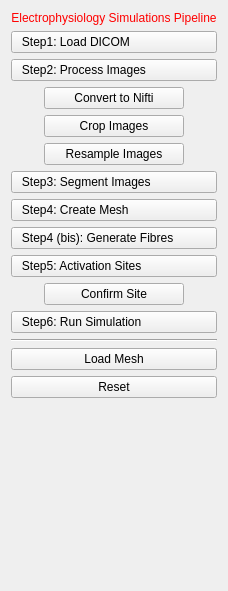
<?xml version="1.0" encoding="UTF-8"?>
<ui version="4.0">
 <class>EASIViewControls</class>
 <widget class="QWidget" name="EASIViewControls">
  <property name="geometry">
   <rect>
    <x>0</x>
    <y>0</y>
    <width>222</width>
    <height>591</height>
   </rect>
  </property>
  <property name="windowTitle">
   <string>QmitkTemplate</string>
  </property>
  <layout class="QVBoxLayout" name="verticalLayout">
   <item>
    <widget class="QLabel" name="titleLabel">
     <property name="styleSheet">
      <string notr="true">QLabel { color: rgb(255, 0, 0) }</string>
     </property>
     <property name="text">
      <string>Electrophysiology Simulations Pipeline</string>
     </property>
     <property name="alignment">
      <set>Qt::AlignCenter</set>
     </property>
    </widget>
   </item>
   <item>
    <widget class="QPushButton" name="button_1">
     <property name="toolTip">
      <string>Do image processing</string>
     </property>
     <property name="styleSheet">
      <string notr="true">text-align: left;</string>
     </property>
     <property name="text">
      <string>   Step1: Load DICOM</string>
     </property>
    </widget>
   </item>
   <item>
    <widget class="QPushButton" name="button_2">
     <property name="toolTip">
      <string>Do image processing</string>
     </property>
     <property name="styleSheet">
      <string notr="true">text-align: left;</string>
     </property>
     <property name="text">
      <string>   Step2: Process Images</string>
     </property>
    </widget>
   </item>
   <item alignment="Qt::AlignHCenter">
    <widget class="QPushButton" name="button_2_1">
     <property name="minimumSize">
      <size>
       <width>140</width>
       <height>0</height>
      </size>
     </property>
     <property name="maximumSize">
      <size>
       <width>140</width>
       <height>16777215</height>
      </size>
     </property>
     <property name="text">
      <string>Convert to Nifti</string>
     </property>
    </widget>
   </item>
   <item alignment="Qt::AlignHCenter">
    <widget class="QPushButton" name="button_2_2">
     <property name="minimumSize">
      <size>
       <width>140</width>
       <height>0</height>
      </size>
     </property>
     <property name="maximumSize">
      <size>
       <width>140</width>
       <height>16777215</height>
      </size>
     </property>
     <property name="text">
      <string>Crop Images</string>
     </property>
    </widget>
   </item>
   <item alignment="Qt::AlignHCenter">
    <widget class="QPushButton" name="button_2_3">
     <property name="minimumSize">
      <size>
       <width>140</width>
       <height>0</height>
      </size>
     </property>
     <property name="maximumSize">
      <size>
       <width>140</width>
       <height>16777215</height>
      </size>
     </property>
     <property name="text">
      <string>Resample Images</string>
     </property>
    </widget>
   </item>
   <item>
    <widget class="QPushButton" name="button_3">
     <property name="toolTip">
      <string>Do image processing</string>
     </property>
     <property name="styleSheet">
      <string notr="true">text-align: left;</string>
     </property>
     <property name="text">
      <string>   Step3: Segment Images</string>
     </property>
    </widget>
   </item>
   <item>
    <widget class="QPushButton" name="button_4">
     <property name="toolTip">
      <string>Do image processing</string>
     </property>
     <property name="styleSheet">
      <string notr="true">text-align: left;</string>
     </property>
     <property name="text">
      <string>   Step4: Create Mesh</string>
     </property>
    </widget>
   </item>
   <item>
    <widget class="QPushButton" name="btn_4_bis">
     <property name="toolTip">
      <string>Do image processing</string>
     </property>
     <property name="styleSheet">
      <string notr="true">text-align: left;</string>
     </property>
     <property name="text">
      <string>   Step4 (bis): Generate Fibres </string>
     </property>
    </widget>
   </item>
   <item>
    <widget class="QPushButton" name="button_5">
     <property name="toolTip">
      <string>Do image processing</string>
     </property>
     <property name="styleSheet">
      <string notr="true">text-align: left;</string>
     </property>
     <property name="text">
      <string>   Step5: Activation Sites</string>
     </property>
    </widget>
   </item>
   <item alignment="Qt::AlignHCenter">
    <widget class="QPushButton" name="button_5_1">
     <property name="minimumSize">
      <size>
       <width>140</width>
       <height>0</height>
      </size>
     </property>
     <property name="maximumSize">
      <size>
       <width>140</width>
       <height>16777215</height>
      </size>
     </property>
     <property name="text">
      <string>Confirm Site</string>
     </property>
    </widget>
   </item>
   <item>
    <widget class="QPushButton" name="button_6">
     <property name="toolTip">
      <string>Do image processing</string>
     </property>
     <property name="styleSheet">
      <string notr="true">text-align: left;</string>
     </property>
     <property name="text">
      <string>   Step6: Run Simulation</string>
     </property>
    </widget>
   </item>
   <item>
    <widget class="Line" name="line">
     <property name="orientation">
      <enum>Qt::Horizontal</enum>
     </property>
    </widget>
   </item>
   <item>
    <widget class="QPushButton" name="button_l">
     <property name="text">
      <string>Load Mesh</string>
     </property>
    </widget>
   </item>
   <item>
    <widget class="QPushButton" name="button_r">
     <property name="text">
      <string>Reset</string>
     </property>
    </widget>
   </item>
   <item>
    <spacer name="spacer">
     <property name="orientation">
      <enum>Qt::Vertical</enum>
     </property>
     <property name="sizeType">
      <enum>QSizePolicy::Expanding</enum>
     </property>
     <property name="sizeHint" stdset="0">
      <size>
       <width>20</width>
       <height>220</height>
      </size>
     </property>
    </spacer>
   </item>
  </layout>
 </widget>
 <layoutdefault spacing="6" margin="11"/>
 <resources/>
 <connections/>
</ui>
